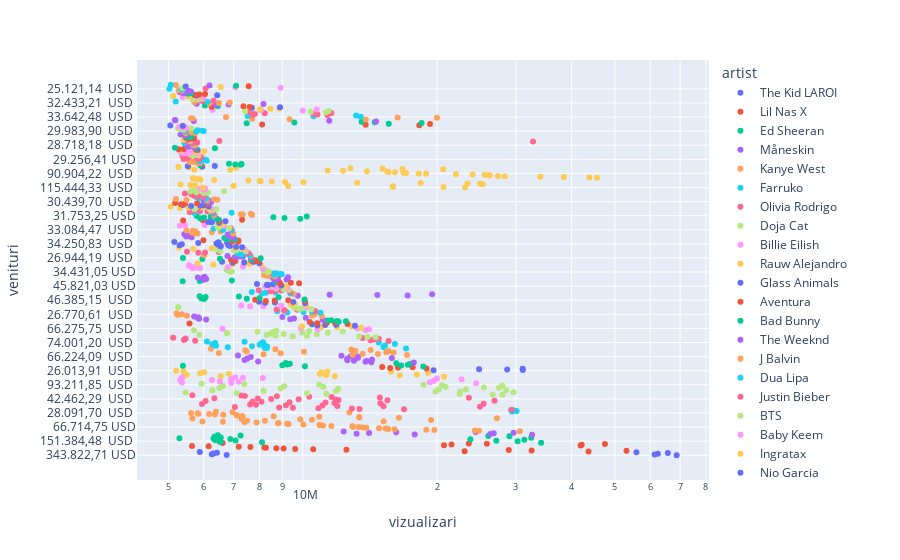

Write notebook code for a chart like this one.
### Code cell
fig=px.scatter(song_data, x="vizualizari", y="venituri", hover_name = "nume", color="artist", log_x=True, size_max=60
               )
fig.show()
#size="vizualizari"
